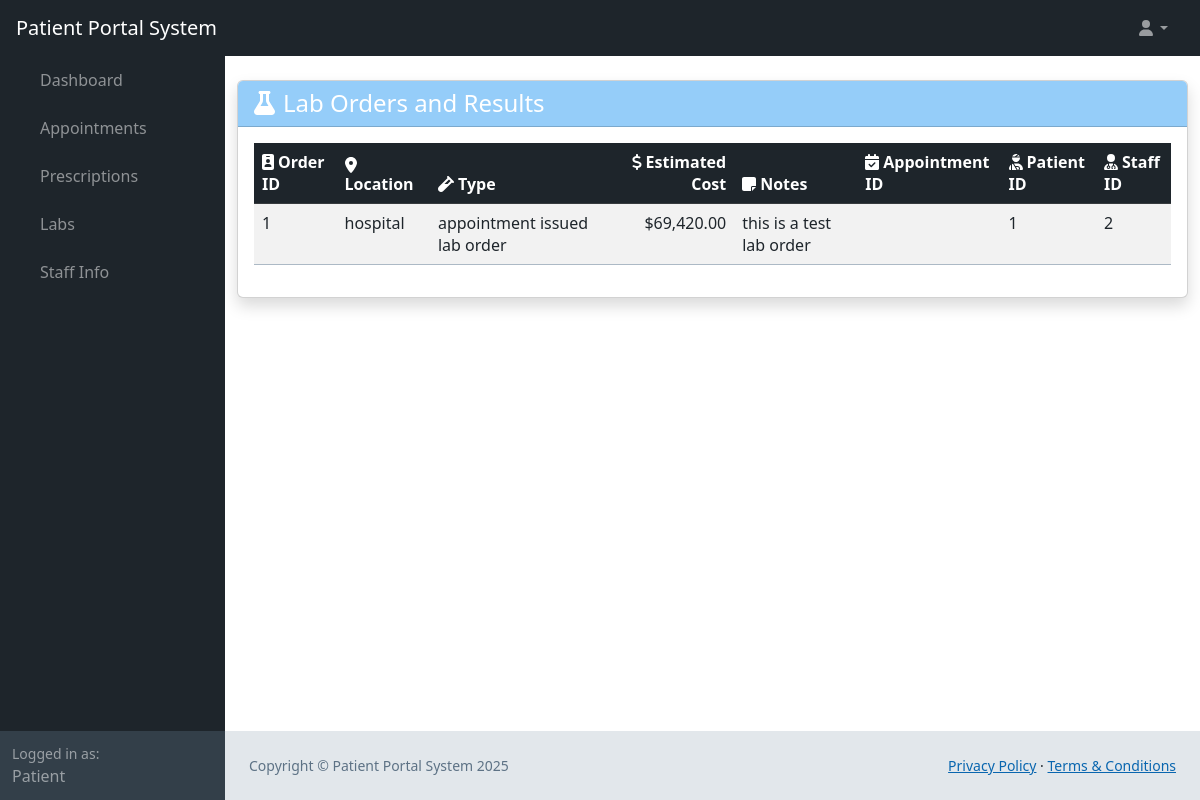
/web_root/labs.php (signed in), run on the app's committed database.
### tables this page shows
CREATE TABLE `user` (
  `user_id` bigint(20) NOT NULL AUTO_INCREMENT,
  `first_name` varchar(25) NOT NULL,
  `last_name` varchar(50) NOT NULL,
  `phone_number` bigint(20) NOT NULL,
  `email` varchar(50) NOT NULL,
  `username` varchar(25) NOT NULL,
  `password_hash` varchar(60) NOT NULL,
  `bio` mediumtext DEFAULT NULL,
  `profile_pic` longblob DEFAULT NULL,
  PRIMARY KEY (`user_id`)
);

CREATE TABLE `lab_order` (
  `order_id` int(11) NOT NULL AUTO_INCREMENT,
  `location` varchar(45) DEFAULT NULL,
  `type` varchar(45) DEFAULT NULL,
  `estimated_cost` double DEFAULT NULL,
  `notes` tinytext DEFAULT NULL,
  `patient_id` int(11) NOT NULL,
  `staff_id` int(11) NOT NULL,
  PRIMARY KEY (`order_id`),
  KEY `fk_lab_order_patient1_idx` (`patient_id`),
  KEY `fk_lab_order_staff1_idx` (`staff_id`),
  CONSTRAINT `fk_lab_order_patient1` FOREIGN KEY (`patient_id`) REFERENCES `patient` (`patient_id`),
  CONSTRAINT `fk_lab_order_staff1` FOREIGN KEY (`staff_id`) REFERENCES `staff` (`staff_id`)
);

### web_root/labs.php (called while the page is built, shortened)
<?php
    require 'generic.php';
    $patient = getDatafromTable($conn, "patient", ["user_id" => $user_id])[0];
    if (isset($patient)) {
        $patient_id = $patient['patient_id'];
        $lab_orders = getDatafromTable($conn, "lab_order", ["patient_id" => $patient_id]);
    }
?>
<?php
    require 'landing-content.php';
?>

### web_root/generic.php (called while the page is built, shortened)
<?php
    require 'functions.php';
    $conn = OpenCon();
    $userData = getDatafromTable($conn, "user", ["username" => $_SESSION['username']])[0];
    $user_id = $userData['user_id'];
    $firstName = $userData['first_name'];
    if (sizeOf(getDatafromTable($conn, "staff", ["user_id" => $user_id])) > 0) {
        $staff = getDatafromTable($conn, "staff", ["user_id" => $user_id])[0];
        $patient = null;
        $mode = 'Staff';
        if ($staff['employee_type'] == 'Administrator') {
            $mode = 'Admin';
        }
    } else {
        $mode = 'Patient';
    }
?>

### web_root/functions.php (called while the page is built, shortened)
<?php
function getDatafromTable(mysqli $conn, string $table, array $searchConditions, $booleanOperations = "AND", $query = "select * from "): int|array
{
    $type = gettype($booleanOperations);
    if ($type == "array") {
        if (sizeof($booleanOperations) > sizeof($searchConditions)) {
            printf("There should be more search conditions than boolean operations");
            return 100;
        }
        for ($i = 0; $i < sizeof($booleanOperations); $i++) {
            if (!in_array(strtoupper($booleanOperations[$i]), ["OR", "AND", "XOR"])) {
                printf("Error getting data: incorrect boolean operator in '$booleanOperations'");
                return 101;
            }
        }
        for ($i = 0; $i < sizeof($searchConditions); $i++) {
            if ($i < sizeof($booleanOperations)) {
                $operations[$i] = strtoupper($booleanOperations[$i]);
            } else {
                $operations[$i] = "AND";
            }
        }
    } else if (!($type == "string")) {
        printf("Error incorrect data type for '$booleanOperations'");
        return 103;
    } else {
        if (in_array(strtoupper($booleanOperations), ["OR", "AND", "XOR"])) {
            for ($i = 0; $i < sizeof($searchConditions); $i++) {
                $operations[$i] = strtoupper($booleanOperations);
            }
        }
    }
    $query .= $table;
    if (sizeof($searchConditions) > 0) {
        $query .= " WHERE ";
    }
    $i = 0;
    foreach ($searchConditions as $key => $value) {
        $query .= $key . " = " . '\'' . $value . '\'';
        $query .= ' ' . $operations[$i] . ' ';
        $i++;
    }
    $query = substr($query, 0, strlen($query) - (strlen($operations[sizeof($operations) - 1]) + 2)) . ';';
    $result = mysqli_query($conn, $query);
    $results = mysqli_fetch_all($result, MYSQLI_BOTH);
    return $results;
}
?>

### web_root/labs-content.php (the view)
<body class="bg-light">
    <div class="container py-4">
        <div class="card shadow">
            <div class="card-header bg-primary text-white">
                <h1 class="h4 mb-0"><i class="fas fa-flask me-2"></i>Lab Orders and Results</h1>
            </div>
            <div class="card-body">
                <?php if (empty($lab_orders)): ?>
                    <div class="alert alert-dark">
                        <i class="fas fa-info-circle me-2"></i>No lab orders found.
                    </div>
                <?php else: ?>
                    <div class="table-responsive">
                        <table class="table table-striped table-hover">
                            <thead class="table-dark">
                                <tr>
                                    <th><i class="fas fa-id-badge me-1"></i>Order ID</th>
                                    <th><i class="fas fa-map-marker-alt me-1"></i>Location</th>
                                    <th><i class="fas fa-vial me-1"></i>Type</th>
                                    <th class="text-end"><i class="fas fa-dollar-sign me-1"></i>Estimated Cost</th>
                                    <th><i class="fas fa-sticky-note me-1"></i>Notes</th>
                                    <th><i class="fas fa-calendar-check me-1"></i>Appointment ID</th>
                                    <th><i class="fas fa-user-injured me-1"></i>Patient ID</th>
                                    <th><i class="fas fa-user-md me-1"></i>Staff ID</th>
                                </tr>
                            </thead>
                            <tbody>
                                <?php foreach ($lab_orders as $order): ?>
                                    <tr>
                                        <td><?= htmlspecialchars($order['order_id']) ?></td>
                                        <td><?= htmlspecialchars($order['location']) ?></td>
                                        <td><?= htmlspecialchars($order['type']) ?></td>
                                        <td class="text-end">$<?= number_format($order['estimated_cost'], 2) ?></td>
                                        <td><?= htmlspecialchars($order['notes']) ?></td>
                                        <td><?= htmlspecialchars($order['appointment_id']) ?></td>
                                        <td><?= htmlspecialchars($order['patient_id']) ?></td>
                                        <td><?= htmlspecialchars($order['staff_id']) ?></td>
                                    </tr>
                                <?php endforeach; ?>
                            </tbody>
                        </table>
                    </div>
                <?php endif; ?>
            </div>
        </div>
    </div>
</body>

### web_root/landing-content.php (shortened to what this page needs)
<!DOCTYPE html>
<html lang="en">
<head>
    <link href="../css/styles.css" rel="stylesheet" />
    <link href="../css/calendar.css" rel="stylesheet" />
</head>
<body class="sb-nav-fixed">
    <nav class="sb-topnav navbar navbar-expand navbar-dark bg-dark">
        <a class="navbar-brand ps-3" href="landing.php"><?php echo $mode . " Portal System" ?></a>
        <ul class="navbar-nav ms-auto ms-md-0 me-3 me-lg-4">
            <li class="nav-item dropdown">
                <a class="nav-link dropdown-toggle" id="navbarDropdown" href="#" role="button" data-bs-toggle="dropdown"
                    aria-expanded="false"><i class="fas fa-user fa-fw"></i></a>
            </li>
        </ul>
    </nav>
    <div id="layoutSidenav">
        <div id="layoutSidenav_nav">
            <nav class="sb-sidenav accordion sb-sidenav-dark" id="sidenavAccordion">
                <div class="sb-sidenav-menu">
                    <div class="nav">
                        <div class="collapse show" id="collapseLayouts" aria-labelledby="headingOne"
                            data-bs-parent="#sidenavAccordion">
                            <nav class="sb-sidenav-menu-nested nav">
                                <a class="nav-link" href="landing.php">Dashboard</a>
                                <a class="nav-link" href="appointments.php">Appointments</a>
                                <a class="nav-link" href="prescriptions.php">Prescriptions</a>
                                <a class="nav-link" href="labs.php">Labs</a>
                                <?php if ($mode == 'Admin'): ?>
                                    <a class="nav-link" href="patient-info.php">Patient Info</a>
                                    <a class="nav-link" href="staff-info.php">Staff Info</a>
                                <?php elseif ($mode == 'Staff'): ?>
                                    <a class="nav-link" href="patient-info.php">Patient Info</a>
                                <?php elseif ($mode == 'Patient'): ?>
                                    <a class="nav-link" href="staff-info.php">Staff Info</a>
                                <?php endif; ?>
                            </nav>
                        </div>
                    </div>
                </div>
                <div class="sb-sidenav-footer">
                    <div class="small">Logged in as:</div>
                    <?php echo $firstName; ?>
                </div>
            </nav>
        </div>
        <div id="layoutSidenav_content">
            <?php require $content_url ?>
            <?php require 'footer.php' ?>
        </div>
    </div>
</body>

### css/calendar.css (style rules this page uses)
:root { --fc-event-bg-color: #48A8F5; --fc-event-border-color: #48A8F5; --fc-button-text-color: #fff; --fc-button-bg-color: #333F49; --fc-button-border-color: #333F49; --fc-button-hover-bg-color: #1E252B; --fc-button-hover-border-color: #1E252B; --fc-button-active-bg-color: #1E252B; --fc-button-active-border-color: #1E252B; --fc-highlight-color: #cfe8fc; --fc-today-bg-color: #EFF2F4; }

### data on the page
user: first_name "Patient"
lab_order: order_id "1", location "hospital", type "appointment issued lab order", estimated_cost "69,420.00", notes "this is a test lab order", patient "1", staff "2"

### other printed values
$mode "Patient"
